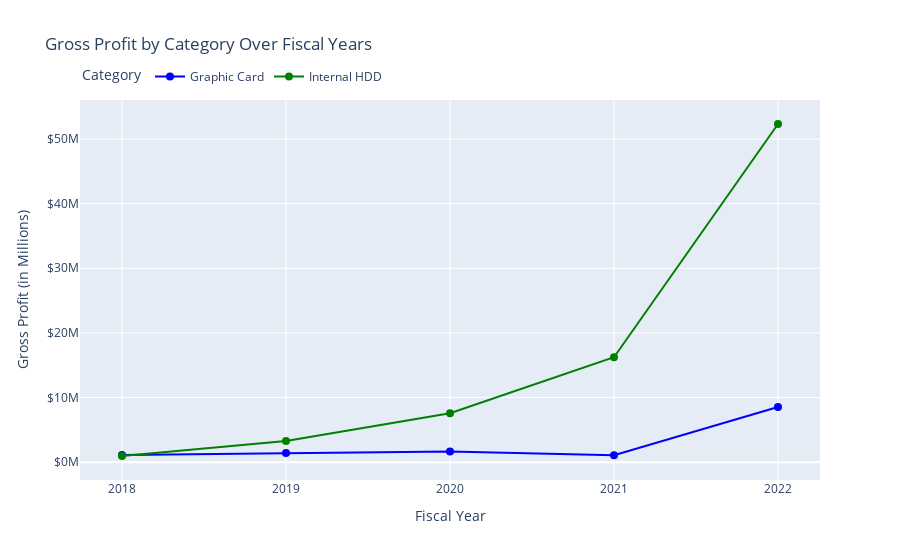

The code cell stored with this chart in its notebook:
### Code cell
# Data for the years and categories
data = {
    'fiscal_year': [2018, 2019, 2020, 2021, 2022],
    'Graphic Card': [1.112818e+06, 1.405212e+06, 1.668872e+06, 1.072589e+06, 8.543124e+06],
    'Internal HDD': [9.573028e+05, 3.264815e+06, 7.580349e+06, 1.624158e+07, 5.232315e+07]
}

# Convert data to DataFrame
df = pd.DataFrame(data)

# Initialize the Plotly figure
fig = go.Figure()

# Plot for each category
fig.add_trace(
    go.Scatter(
        x=df['fiscal_year'],
        y=df['Graphic Card'] / 1e6,  # Convert to millions
        mode='lines+markers',
        name='Graphic Card',
        line=dict(color='blue', width=2),
        marker=dict(size=8)
    )
)

fig.add_trace(
    go.Scatter(
        x=df['fiscal_year'],
        y=df['Internal HDD'] / 1e6,  # Convert to millions
        mode='lines+markers',
        name='Internal HDD',
        line=dict(color='green', width=2),
        marker=dict(size=8)
    )
)

# Update x-axis properties
fig.update_xaxes(
    title_text='Fiscal Year',
    tickvals=df['fiscal_year'],  # Set the tick values to years
    ticktext=[str(int(year)) for year in df['fiscal_year']]  # Format tick labels as integers
)

# Update y-axis properties
fig.update_yaxes(
    title_text='Gross Profit (in Millions)',
    tickprefix='$',
    tickformat=',.0f',  # Format numbers as 1M, 2M, etc.
    ticksuffix='M'  # Add 'M' suffix for millions
)

# Update layout properties
fig.update_layout(
    title_text='Gross Profit by Category Over Fiscal Years',
    legend_title_text='Category',
    xaxis_title='Fiscal Year',
    yaxis_title='Gross Profit (in Millions)',
    showlegend=True,
    legend=dict(x=0, y=1.1, orientation='h'),
    grid=dict(rows=1, columns=1)
)

fig.show()

### Figure 1 — Plotly figure (JSON) as saved in the notebook; plotly's stock layout.template omitted (floating-point values rounded to 4 significant figures)
{"data": [{"line": {"color": "blue", "width": 2}, "marker": {"size": 8}, "mode": "lines+markers", "name": "Graphic Card", "type": "scatter", "x": [2018, 2019, 2020, 2021, 2022], "y": [1.113, 1.405, 1.669, 1.073, 8.543]}, {"line": {"color": "green", "width": 2}, "marker": {"size": 8}, "mode": "lines+markers", "name": "Internal HDD", "type": "scatter", "x": [2018, 2019, 2020, 2021, 2022], "y": [0.9573, 3.265, 7.58, 16.24, 52.32]}], "layout": {"grid": {"columns": 1, "rows": 1}, "legend": {"orientation": "h", "title": {"text": "Category"}, "x": 0, "y": 1.1}, "showlegend": true, "title": {"text": "Gross Profit by Category Over Fiscal Years"}, "xaxis": {"ticktext": ["2018", "2019", "2020", "2021", "2022"], "tickvals": [2018, 2019, 2020, 2021, 2022], "title": {"text": "Fiscal Year"}}, "yaxis": {"tickformat": ",.0f", "tickprefix": "$", "ticksuffix": "M", "title": {"text": "Gross Profit (in Millions)"}}}}
